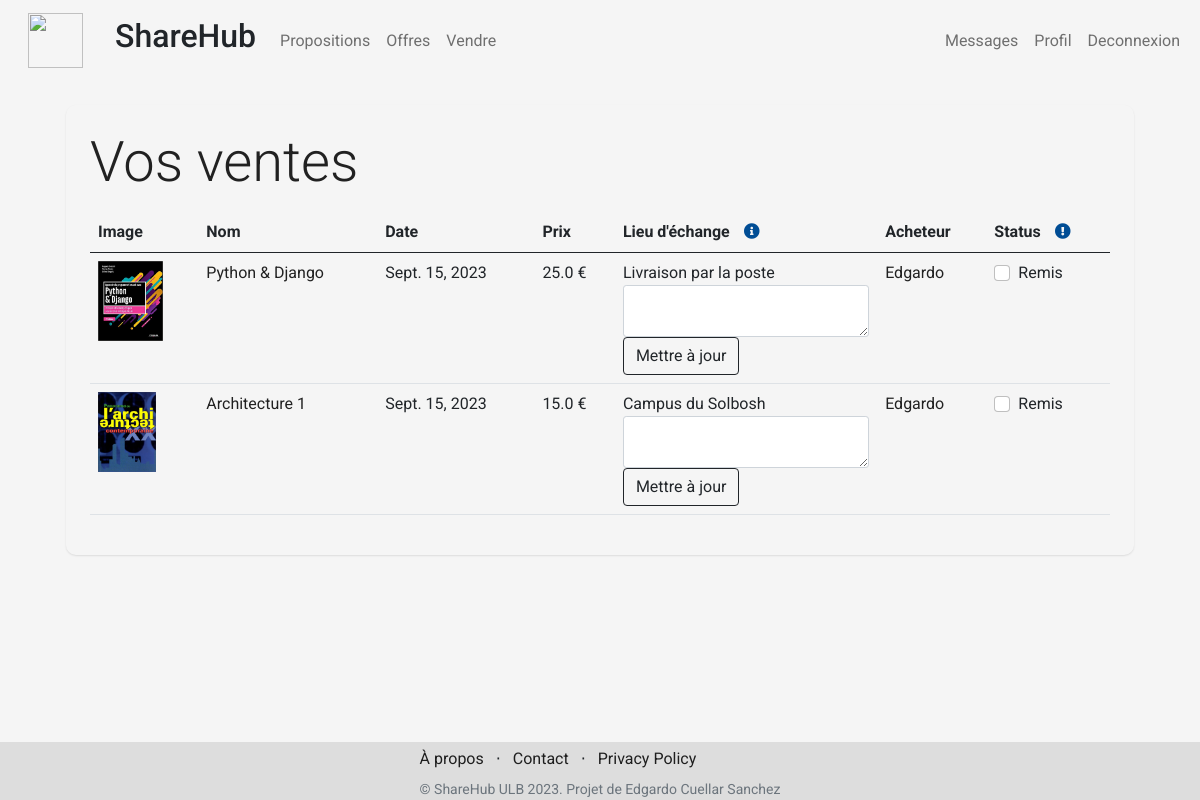
Screenshot of /sales (signed in) with the database file from the repository.
### store/models/orders.py (models this page shows, shortened)
class Order(models.Model):
    product = models.ForeignKey(Products, on_delete=models.CASCADE)
    buyer = models.ForeignKey(
        Customer,
        on_delete=models.CASCADE,
        related_name='buyer_orders'  # Specify a related name for the buyer
    )
    seller = models.ForeignKey(
        Customer,
        on_delete=models.CASCADE,
        related_name='seller_orders'  # Specify a related name for the seller
    )
    price = models.IntegerField()
    place_description = models.CharField(max_length=200, default='', blank=True)
    date = models.DateField(default=datetime.datetime.today)
    status = models.BooleanField(default=False)
    rated = models.IntegerField(default=0)
    @staticmethod
    def get_orders_by_seller(seller_id):
        return Order.objects.filter(seller_id=seller_id).order_by('-date')

### store/models/product.py (models this page shows, shortened)
class Products(models.Model):
    user_id = models.CharField(max_length=50)
    name = models.CharField(max_length=60)
    price= models.IntegerField(default=0)
    category= models.ForeignKey(Category,on_delete=models.CASCADE,default=1 )
    condition= models.ForeignKey(Condition,on_delete=models.CASCADE,default=1 )
    place= models.ForeignKey(Place,on_delete=models.CASCADE,default=1 )
    description= models.CharField(max_length=250, default='', blank=True, null= True)
    image= models.ImageField(upload_to='products/')
    date = models.IntegerField(default=2000)
    sold = models.BooleanField(default=False)

### store/models/category.py (models this page shows, shortened)
class Place(models.Model):
    name= models.CharField(max_length=50)
    def __str__(self):
        return self.name

### store/models/customer.py (models this page shows, shortened)
class Customer(models.Model):
    first_name = models.CharField(max_length=50)
    last_name = models.CharField (max_length=50)
    description = models.CharField(max_length=288)
    faculty = models.CharField(max_length=50)
    email=models.EmailField()
    password = models.CharField(max_length=100)

### store/middlewares/auth.py (the view)
    def middleware(request):
        print(request.session.get('customer'))
        returnUrl = request.META['PATH_INFO']
        print(request.META['PATH_INFO'])
        if not request.session.get('customer'):
           return redirect(f'login?return_url={returnUrl}')
        response = get_response(request)
        return response

### store/templatetags/custom_filter.py (called while the page is built)
@register.filter(name='currency')
def currency(number):
    price = number / 100
    return str(price) + " €"

### store/views/sales.py (called while the page is built)
    def get(self , request ):
        if not request.session.get('customer'):
            return redirect('login')
        seller = request.session.get('customer')
        orders = Order.get_orders_by_seller(seller)
        return render(request , 'sales.html'  , {'orders' : orders})

### store/templates/sales.html (shortened to what this page needs)
{% extends 'base.html' %}
{% block content %}
{% load cart %}
{% load custom_filter %}
<div class="container">
   <div class="main-container p-4 m-4">
        <p class="display-4 pl-4 ml-4">Vos ventes</p>
        <table class="table">
            <thead>
                <tr>
                    <th>Image</th>
                    <th>Nom</th>
                    <th>Date</th>
                    <th>Prix</th>
                    <th>Lieu d'échange
                        <i class="fas fa-info-circle" style="color: #004D95; margin-left: 10px;" data-bs-toggle="tooltip" data-bs-html="true"
                            title="Veillez préciser la manière dont vous souhaitez remettre le produit, ou envoyez un message à votre acheteur.">
                        </i>
                    </th>
                    <th>Acheteur</th>
                    <th>Status
                    <i class="fas fa-exclamation-circle" style="color: #004D95; margin-left: 10px;" data-bs-toggle="tooltip" data-bs-html="true"
                        title="Lorsque vous indiquez le produit comme remis vous ne pouvez plus revenir en arrière.">
                    </i>
                    </th>
                </tr>
            </thead>
            <tbody>
                {% for order in orders %}
                <form action="/sales" method="POST" enctype="multipart/form-data">
                    <tr>
                        <td><img style="height: 80px;" class="" src="{{order.product.image.url}}" alt=""></td>
                        <td><a href="product/{{order.product.id}}">{{order.product.name}}</a></td>
                        <td>{{order.date}}</td>
                        <td>{{order.price|currency}}</td>
                        <td>
                            <label>{{order.product.place}}</label>
                            <div class="form-group">
                                <textarea type="text" name="place_description" id=""
                                value="{{values.description}}"
                                class=" form-control-sm form-control input-block"
                                placeholder="{{product.description}}">{{order.place_description}}</textarea>
                            </div>
                            <input type="submit" class="btn btn-outline-dark flex-shrink-0" value="Mettre à jour">
                        </td>
                        <td><a href="profile/{{order.buyer.id}}">{{order.buyer.first_name}}</a></td>
                        <td>
                            <div class="form-check">
                                <label class="form-check-label" for="statusCheckbox">
                                    Remis
                                </label>
                                <input class="form-check-input" type="checkbox" name="status" id="statusCheckbox"
                                {% if order.status %}checked disabled{% endif %}>
                            </div>
                        </td>
                    </tr>
                </form>
                {% endfor %}
            </tbody>
        </table>
   </div>
</div>
{% endblock %}

### store/templates/base.html (style rules this page uses)
body { font-family: 'Roboto', sans-serif; background-color: #F5F5F5; min-height: 100vh; display: flex; flex-direction: column; }

### store/templates/sales.html (style rules this page uses)
a { text-decoration: none !important; color: #000000dd; }
.main-container { border-radius: 10px; color: #000000dd; -webkit-box-shadow: 0 1px 2px 0 rgba(0, 0, 0, 0.1); box-shadow: 0 1px 2px 0 rgba(0, 0, 0, 0.1); }

### rows the page displays
Order: product.image (picture), product.name "Python & Django", date "Sept. 15, 2023", price "25.0 €", product.place "Livraison par la poste", buyer.first_name "Edgardo"
Order: product.image (picture), product.name "Architecture 1", date "Sept. 15, 2023", price "15.0 €", product.place "Campus du Solbosh", buyer.first_name "Edgardo"
